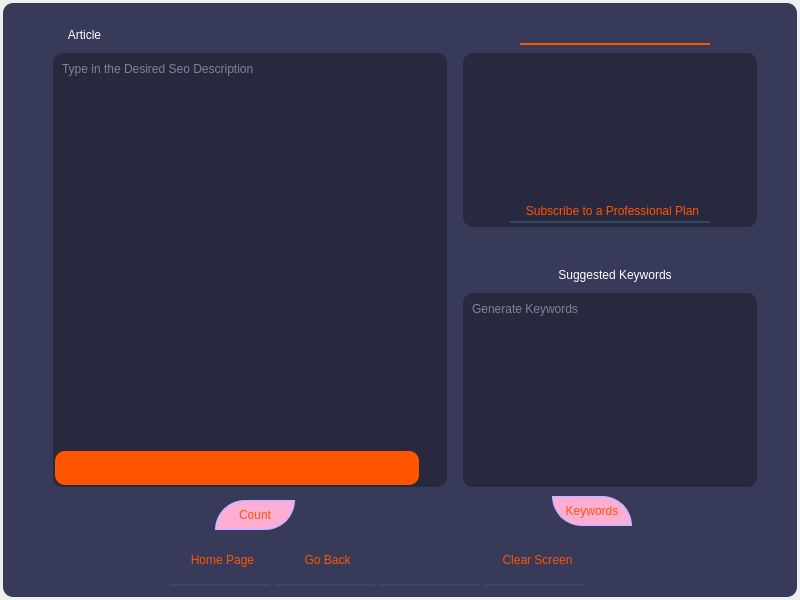
<?xml version="1.0" encoding="UTF-8"?>
<ui version="4.0">
 <class>Dialog</class>
 <widget class="QDialog" name="Dialog">
  <property name="geometry">
   <rect>
    <x>0</x>
    <y>0</y>
    <width>800</width>
    <height>600</height>
   </rect>
  </property>
  <property name="windowTitle">
   <string>Dialog</string>
  </property>
  <widget class="QWidget" name="widget" native="true">
   <property name="geometry">
    <rect>
     <x>0</x>
     <y>0</y>
     <width>800</width>
     <height>600</height>
    </rect>
   </property>
   <property name="styleSheet">
    <string notr="true">QWidget#widget{
	background-color: rgb(56, 58, 89);
	color: rgb(220, 220, 220);
	border-radius: 10px;
	margin: 3px;
}</string>
   </property>
   <widget class="QTextEdit" name="textEdit_3">
    <property name="geometry">
     <rect>
      <x>50</x>
      <y>50</y>
      <width>400</width>
      <height>440</height>
     </rect>
    </property>
    <property name="styleSheet">
     <string notr="true">QTextEdit{
	background-color: rgba(0, 0, 0, 75);
	color: rgb(220, 220, 220);
	border-radius: 10px;
	margin: 3px;
	padding: 5px;
}

QTextEdit:hover{
	border: 3px solid rgb(230, 208, 255);
}</string>
    </property>
    <property name="placeholderText">
     <string>Type in the Desired Seo Description</string>
    </property>
   </widget>
   <widget class="QPushButton" name="home">
    <property name="geometry">
     <rect>
      <x>170</x>
      <y>536</y>
      <width>100</width>
      <height>50</height>
     </rect>
    </property>
    <property name="toolTip">
     <string>Go back to the Application home screen</string>
    </property>
    <property name="toolTipDuration">
     <number>5</number>
    </property>
    <property name="styleSheet">
     <string notr="true">QPushButton{
	font: 75 9pt &quot;Constantia&quot;;
	color: rgb(255, 85, 0);
	background-color: rgba(0, 0, 0, 0);
	border: none;
	border-bottom: 2px solid rgba(46, 82, 101, 200);
	padding-left: 5px;
}

QPushButton:hover{
	font: 75 9pt &quot;Constantia&quot;;
	color: rgb(255, 85, 0);
	background-color: rgba(0, 0, 0, 0);
	border: none;
	border-bottom: 2px solid rgb(255, 85, 0);
}
</string>
    </property>
    <property name="text">
     <string>Home Page</string>
    </property>
   </widget>
   <widget class="QPushButton" name="goback">
    <property name="geometry">
     <rect>
      <x>275</x>
      <y>536</y>
      <width>100</width>
      <height>50</height>
     </rect>
    </property>
    <property name="toolTip">
     <string>Go to the menu screen</string>
    </property>
    <property name="toolTipDuration">
     <number>5</number>
    </property>
    <property name="styleSheet">
     <string notr="true">QPushButton{
	font: 75 9pt &quot;Constantia&quot;;
	color: rgb(255, 85, 0);
	background-color: rgba(0, 0, 0, 0);
	border: none;
	border-bottom: 2px solid rgba(46, 82, 101, 200);
	padding-left: 5px;
}

QPushButton:hover{
	font: 75 9pt &quot;Constantia&quot;;
	color: rgb(255, 85, 0);
	background-color: rgba(0, 0, 0, 0);
	border: none;
	border-bottom: 2px solid rgb(255, 85, 0);
}
</string>
    </property>
    <property name="text">
     <string>Go Back</string>
    </property>
   </widget>
   <widget class="QPushButton" name="descriptionButton">
    <property name="geometry">
     <rect>
      <x>215</x>
      <y>500</y>
      <width>80</width>
      <height>30</height>
     </rect>
    </property>
    <property name="styleSheet">
     <string notr="true">QPushButton{
	font: 75 9pt &quot;Constantia&quot;;
	color: rgb(255, 85, 0);
	border: 2px solid rgb(212, 180, 255);
	border-bottom-right-radius: 30px;
	border-top-left-radius: 30px;
	background-color: rgb(255, 174, 211);
}

QPushButton:hover{
	border: 3px solid rgb(230, 208, 255);
	border-top-right-radius: 30px;
	border-bottom-left-radius: 30px;
	border-bottom-right-radius: 0px;
	border-top-left-radius: 0px;
}</string>
    </property>
    <property name="text">
     <string>Count</string>
    </property>
   </widget>
   <widget class="QPushButton" name="keyword">
    <property name="geometry">
     <rect>
      <x>552</x>
      <y>496</y>
      <width>80</width>
      <height>30</height>
     </rect>
    </property>
    <property name="styleSheet">
     <string notr="true">QPushButton{
	font: 75 9pt &quot;Constantia&quot;;
	color: rgb(255, 85, 0);
	border: 2px solid rgb(212, 180, 255);
	border-bottom-left-radius: 30px;
	border-top-right-radius: 30px;
	background-color: rgb(255, 174, 211);
}

QPushButton:hover{
	border: 3px solid rgb(230, 208, 255);
	border-top-left-radius: 30px;
	border-bottom-right-radius: 30px;
	border-bottom-left-radius: 0px;
	border-top-right-radius: 0px;
}</string>
    </property>
    <property name="text">
     <string>Keywords</string>
    </property>
   </widget>
   <widget class="QPushButton" name="clearButton">
    <property name="geometry">
     <rect>
      <x>485</x>
      <y>536</y>
      <width>100</width>
      <height>50</height>
     </rect>
    </property>
    <property name="toolTip">
     <string>Clear the screen after you are done with the Writers Aid Tool</string>
    </property>
    <property name="toolTipDuration">
     <number>5</number>
    </property>
    <property name="styleSheet">
     <string notr="true">QPushButton{
	font: 75 9pt &quot;Constantia&quot;;
	color: rgb(255, 85, 0);
	background-color: rgba(0, 0, 0, 0);
	border: none;
	border-bottom: 2px solid rgba(46, 82, 101, 200);
	padding-left: 5px;
}

QPushButton:hover{
	font: 75 9pt &quot;Constantia&quot;;
	color: rgb(255, 85, 0);
	background-color: rgba(0, 0, 0, 0);
	border: none;
	border-bottom: 2px solid rgb(255, 85, 0);
}
</string>
    </property>
    <property name="text">
     <string>Clear Screen</string>
    </property>
   </widget>
   <widget class="QLabel" name="label_5">
    <property name="geometry">
     <rect>
      <x>0</x>
      <y>20</y>
      <width>169</width>
      <height>30</height>
     </rect>
    </property>
    <property name="styleSheet">
     <string notr="true">QLabel{
	color: #ffffff;
	font: 8pt &quot;Georgia&quot;;
}</string>
    </property>
    <property name="text">
     <string>Article</string>
    </property>
    <property name="alignment">
     <set>Qt::AlignCenter</set>
    </property>
   </widget>
   <widget class="QLabel" name="label_6">
    <property name="geometry">
     <rect>
      <x>520</x>
      <y>260</y>
      <width>190</width>
      <height>30</height>
     </rect>
    </property>
    <property name="styleSheet">
     <string notr="true">QLabel{
	color: #ffffff;
	font: 8pt &quot;Georgia&quot;;
}</string>
    </property>
    <property name="text">
     <string>Suggested Keywords</string>
    </property>
    <property name="alignment">
     <set>Qt::AlignCenter</set>
    </property>
   </widget>
   <widget class="QTextBrowser" name="textEdit_4">
    <property name="geometry">
     <rect>
      <x>460</x>
      <y>290</y>
      <width>300</width>
      <height>200</height>
     </rect>
    </property>
    <property name="styleSheet">
     <string notr="true">QTextBrowser{
	background-color: rgba(0, 0, 0, 75);
	color: rgb(220, 220, 220);
	border-radius: 10px;
	margin: 3px;
	padding: 5px;
}

QTextBrowser:hover{
	border: 3px solid rgb(230, 208, 255);
}</string>
    </property>
    <property name="placeholderText">
     <string>Generate Keywords</string>
    </property>
   </widget>
   <widget class="QTextBrowser" name="textEdit_5">
    <property name="geometry">
     <rect>
      <x>460</x>
      <y>50</y>
      <width>300</width>
      <height>180</height>
     </rect>
    </property>
    <property name="styleSheet">
     <string notr="true">QTextBrowser{
	background-color: rgba(0, 0, 0, 75);
	color: rgb(220, 220, 220);
	border-radius: 10px;
	margin: 3px;
	padding: 5px;
}

QTextBrowser:hover{
	border: 3px solid rgb(230, 208, 255);
}</string>
    </property>
   </widget>
   <widget class="QPushButton" name="subscription">
    <property name="geometry">
     <rect>
      <x>510</x>
      <y>200</y>
      <width>200</width>
      <height>23</height>
     </rect>
    </property>
    <property name="styleSheet">
     <string notr="true">QPushButton{
	font: 75 9pt &quot;Constantia&quot;;
	color: rgb(255, 85, 0);
	background-color: rgba(0, 0, 0, 0);
	border: none;
	border-bottom: 2px solid rgba(46, 82, 101, 200);
	padding-left: 5px;
}

QPushButton:hover{
	font: 75 9pt &quot;Constantia&quot;;
	color: rgb(255, 85, 0);
	background-color: rgba(0, 0, 0, 0);
	border: none;
	border-bottom: 2px solid rgb(255, 85, 0);
}
</string>
    </property>
    <property name="text">
     <string>Subscribe to a Professional Plan</string>
    </property>
   </widget>
   <widget class="QLabel" name="slide">
    <property name="geometry">
     <rect>
      <x>520</x>
      <y>30</y>
      <width>190</width>
      <height>15</height>
     </rect>
    </property>
    <property name="styleSheet">
     <string notr="true">QLabel{
	font: 75 9pt &quot;Constantia&quot;;
	color: rgb(255, 85, 0);
	background-color: rgba(0, 0, 0, 0);
	border: none;
	border-bottom: 2px solid rgb(255, 85, 0);
	padding-left: 5px;
}

QLabel:hover{
	font: 75 9pt &quot;Constantia&quot;;
	color: rgb(255, 85, 0);
	background-color: rgba(0, 0, 0, 0);
	border: none;
	border-bottom: 2px solid rgb(255, 85, 0);
}
</string>
    </property>
    <property name="text">
     <string/>
    </property>
    <property name="alignment">
     <set>Qt::AlignCenter</set>
    </property>
   </widget>
   <widget class="QFrame" name="frame_icon">
    <property name="geometry">
     <rect>
      <x>560</x>
      <y>80</y>
      <width>110</width>
      <height>105</height>
     </rect>
    </property>
    <property name="styleSheet">
     <string notr="true">QFrame{
	background-image: url(:/images/subscription_icon.jpg);
	border-radius: 50px;
}</string>
    </property>
    <property name="frameShape">
     <enum>QFrame::StyledPanel</enum>
    </property>
    <property name="frameShadow">
     <enum>QFrame::Raised</enum>
    </property>
   </widget>
   <widget class="QTextBrowser" name="titleLabel_3">
    <property name="geometry">
     <rect>
      <x>52</x>
      <y>448</y>
      <width>370</width>
      <height>40</height>
     </rect>
    </property>
    <property name="styleSheet">
     <string notr="true">QTextBrowser{
	background-color: rgb(255, 85, 0);
	color: #ffffff;
	border-radius: 10px;
	margin: 3px;
	padding: 5px;
	padding-left: 15px;
}</string>
    </property>
    <property name="frameShape">
     <enum>QFrame::Box</enum>
    </property>
    <property name="frameShadow">
     <enum>QFrame::Raised</enum>
    </property>
   </widget>
   <widget class="QPushButton" name="pushbutton">
    <property name="geometry">
     <rect>
      <x>380</x>
      <y>536</y>
      <width>100</width>
      <height>50</height>
     </rect>
    </property>
    <property name="toolTip">
     <string>Go to the menu screen</string>
    </property>
    <property name="toolTipDuration">
     <number>5</number>
    </property>
    <property name="styleSheet">
     <string notr="true">QPushButton{
	font: 75 9pt &quot;Constantia&quot;;
	color: rgb(255, 85, 0);
	background-color: rgba(0, 0, 0, 0);
	border: none;
	border-bottom: 2px solid rgba(46, 82, 101, 200);
	padding-left: 5px;
}

QPushButton:hover{
	font: 75 9pt &quot;Constantia&quot;;
	color: rgb(255, 85, 0);
	background-color: rgba(0, 0, 0, 0);
	border: none;
	border-bottom: 2px solid rgb(255, 85, 0);
}
</string>
    </property>
    <property name="text">
     <string/>
    </property>
   </widget>
  </widget>
 </widget>
 <resources/>
 <connections/>
</ui>
